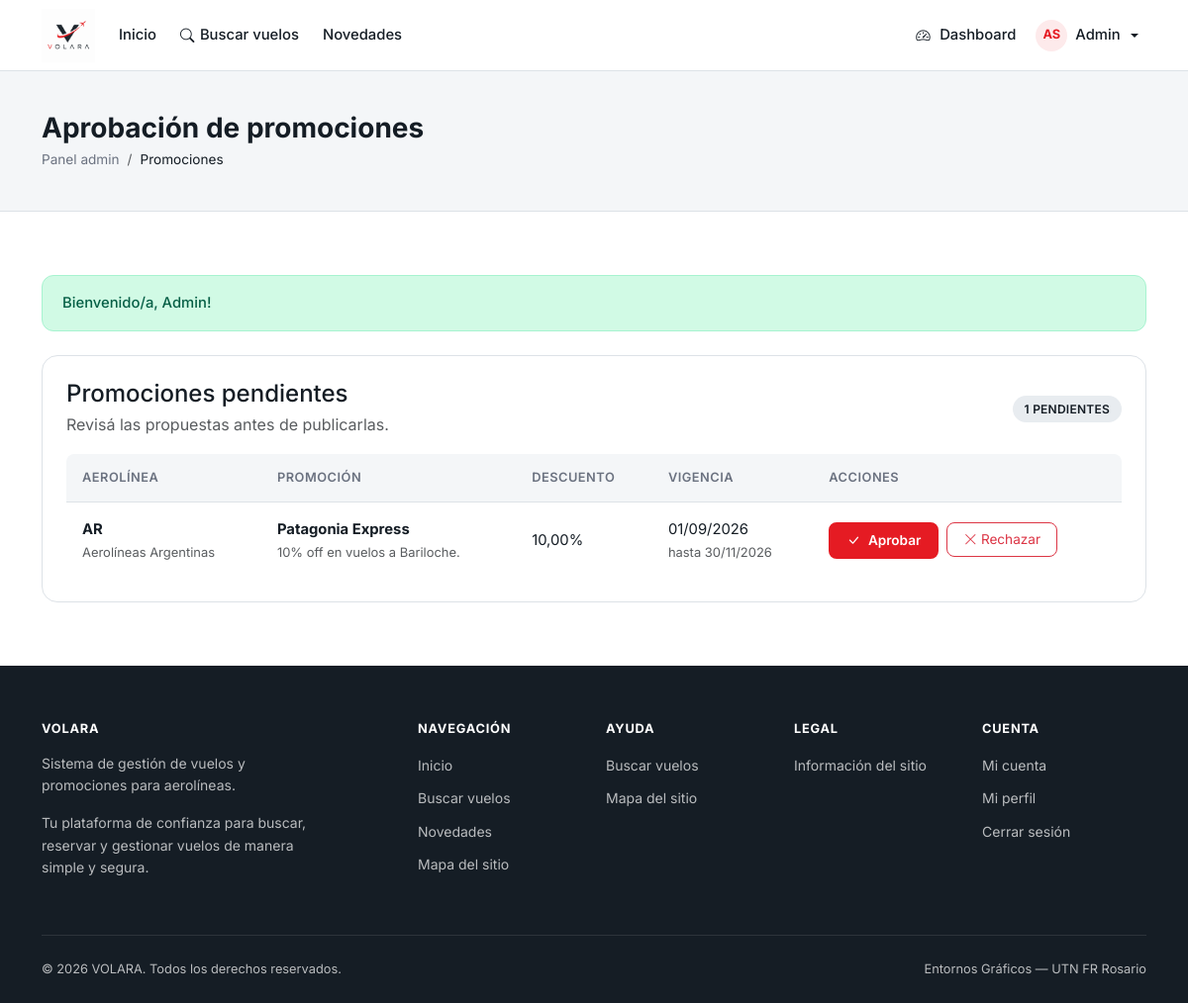
Screenshot of /pages/admin/promociones.php (signed in) with the database file from the repository.
### tables this page shows
CREATE TABLE promociones (
    id                  INT UNSIGNED AUTO_INCREMENT PRIMARY KEY,
    aerolinea_id        INT UNSIGNED NOT NULL,
    titulo              VARCHAR(120) NOT NULL,
    descripcion         TEXT         DEFAULT NULL,
    descuento_porcentaje DECIMAL(5,2) NOT NULL,
    estado              ENUM('pendiente','aprobada','denegada','vigente','vencida') NOT NULL DEFAULT 'pendiente',
    fecha_inicio        DATE         DEFAULT NULL,
    fecha_fin           DATE         DEFAULT NULL,
    created_at          DATETIME     NOT NULL DEFAULT CURRENT_TIMESTAMP,
    updated_at          DATETIME     NOT NULL DEFAULT CURRENT_TIMESTAMP ON UPDATE CURRENT_TIMESTAMP,
    KEY idx_promo_aerolinea_estado (aerolinea_id, estado),
    KEY idx_promo_vigencia (estado, fecha_inicio, fecha_fin),
    CONSTRAINT fk_promo_aerolinea FOREIGN KEY (aerolinea_id) REFERENCES aerolineas(id) ON DELETE CASCADE
);

CREATE TABLE aerolineas (
    id              INT UNSIGNED AUTO_INCREMENT PRIMARY KEY,
    codigo          VARCHAR(10)  NOT NULL UNIQUE,
    nombre          VARCHAR(120) NOT NULL,
    descripcion     TEXT         DEFAULT NULL,
    logo            VARCHAR(255) DEFAULT NULL,
    estado          ENUM('activa','inactiva') NOT NULL DEFAULT 'activa',
    created_at      DATETIME     NOT NULL DEFAULT CURRENT_TIMESTAMP,
    updated_at      DATETIME     NOT NULL DEFAULT CURRENT_TIMESTAMP ON UPDATE CURRENT_TIMESTAMP,
    KEY idx_aerolinea_estado (estado)
);

### includes/functions.php (called while the page is built, shortened)
<?php
function url(string $path = ''): string
{
    return rtrim(APP_URL, '/') . '/' . ltrim($path, '/');
}
function e(?string $value): string
{
    return htmlspecialchars($value ?? '', ENT_QUOTES, 'UTF-8');
}
function getFlash(): ?array
{
    $flash = $_SESSION['flash'];
    return $flash;
}
function formatDate(string $date, string $format = 'd/m/Y'): string
{
    return date($format, strtotime($date));
}

### pages/admin/promociones.php (the view, shortened to what this page needs)
<?php
$errors = [];
try {
    $db = getDB();
    $promotions = $db->query(
        "SELECT p.*, a.nombre AS aerolinea_nombre, a.codigo AS aerolinea_codigo
         FROM promociones p
         JOIN aerolineas a ON a.id = p.aerolinea_id
         WHERE p.estado = 'pendiente'
         ORDER BY p.created_at ASC"
    )->fetchAll();
} catch (PDOException $e) {
    $errors[] = 'No se pudieron cargar las promociones pendientes.';
    $promotions = [];
}
$flash = getFlash();
require_once __DIR__ . '/../../includes/header.php';
require_once __DIR__ . '/../../includes/navbar.php';
?>
<main>
    <section class="page-header"><div class="container"><h1>Aprobación de promociones</h1><nav aria-label="breadcrumb"><ol class="breadcrumb"><li class="breadcrumb-item"><a href="<?= url('pages/admin/inicioAdmin.php') ?>">Panel admin</a></li><li class="breadcrumb-item active">Promociones</li></ol></nav></div></section>
    <section class="section"><div class="container">
        <?php if ($flash): ?><div class="volara-alert alert-<?= e($flash['type']) ?>" role="status"><?= e($flash['message']) ?></div><?php endif; ?>
        <div class="volara-card"><div class="d-flex justify-content-between align-items-center mb-3"><div><h2 class="h4 mb-1">Promociones pendientes</h2><p class="text-muted mb-0">Revisá las propuestas antes de publicarlas.</p></div><span class="volara-badge badge-neutral"><?= count($promotions) ?> pendientes</span></div>
            <?php if (!$promotions): ?><div class="empty-state py-4"><div class="empty-state-icon"><i class="bi bi-megaphone"></i></div><p class="mb-0">No hay promociones pendientes.</p></div><?php else: ?><div class="volara-table-responsive"><table class="volara-table"><caption class="visually-hidden">Promociones pendientes de aprobación</caption><thead><tr><th scope="col">Aerolínea</th><th scope="col">Promoción</th><th scope="col">Descuento</th><th scope="col">Vigencia</th><th scope="col">Acciones</th></tr></thead><tbody><?php foreach ($promotions as $promotion): ?><tr><td><strong><?= e($promotion['aerolinea_codigo']) ?></strong><small class="d-block text-muted"><?= e($promotion['aerolinea_nombre']) ?></small></td><td><strong><?= e($promotion['titulo']) ?></strong><small class="d-block text-muted"><?= e($promotion['descripcion'] ?? '') ?></small></td><td><?= number_format((float)$promotion['descuento_porcentaje'], 2, ',', '.') ?>%</td><td><?= $promotion['fecha_inicio'] ? formatDate($promotion['fecha_inicio']) : 'Sin inicio' ?><?php if ($promotion['fecha_fin']): ?><small class="d-block text-muted">hasta <?= formatDate($promotion['fecha_fin']) ?></small><?php endif; ?></td><td><div class="table-actions"><form method="POST"><input type="hidden" name="csrf_token" value="<?= e(csrfToken()) ?>"><input type="hidden" name="promocion_id" value="<?= (int)$promotion['id'] ?>"><input type="hidden" name="action" value="aprobar"><button type="submit" class="btn btn-volara btn-volara-sm"><i class="bi bi-check-lg" aria-hidden="true"></i> Aprobar</button></form><form method="POST"><input type="hidden" name="csrf_token" value="<?= e(csrfToken()) ?>"><input type="hidden" name="promocion_id" value="<?= (int)$promotion['id'] ?>"><input type="hidden" name="action" value="rechazar"><button type="submit" class="btn btn-outline-danger btn-volara-sm" data-confirm="¿Rechazar esta promoción?"><i class="bi bi-x-lg" aria-hidden="true"></i> Rechazar</button></form></div></td></tr><?php endforeach; ?></tbody></table></div><?php endif; ?>
        </div>
    </div></section>
</main>
<?php require_once __DIR__ . '/../../includes/footer.php'; ?>

### assets/css/styles.css (style rules this page uses)
:root { --volara-red: #E51B23; --volara-red-hover: #C9141C; --volara-red-light: #FDEAEB; --volara-dark: #151D25; --volara-black: #0A0E13; --volara-white: #FFFFFF; --volara-gray: #6B7280; --volara-gray-light: #F4F6F8; --volara-border: #DDE2E7; --font-primary: 'Inter', -apple-system, BlinkMacSystemFont, 'Segoe UI', sans-serif; --radius-sm: 8px; --radius-md: 12px; --radius-lg: 16px; --radius-xl: 24px; --shadow-sm: 0 1px 3px rgba(21, 29, 37, 0.06); --shadow-md: 0 4px 16px rgba(21, 29, 37, 0.08); --shadow-lg: 0 8px 32px rgba(21, 29, 37, 0.12); --transition: 0.2s ease; --navbar-h: 72px; }
*, *::before, *::after { box-sizing: border-box; }
html { scroll-behavior: smooth; -webkit-font-smoothing: antialiased; }
body { font-family: var(--font-primary); color: var(--volara-dark); background: var(--volara-white); line-height: 1.6; margin: 0; min-height: 100vh; display: flex; flex-direction: column; }
main { flex: 1; }
a { color: var(--volara-red); text-decoration: none; transition: color var(--transition); }
h1, h2, h3, h4, h5, h6 { font-weight: 700; line-height: 1.25; color: var(--volara-dark); }
.btn-volara { background: var(--volara-red); color: var(--volara-white); border: 2px solid var(--volara-red); border-radius: var(--radius-md); font-weight: 600; font-size: 0.925rem; padding: 0.625rem 1.5rem; transition: background var(--transition), border-color var(--transition), transform 0.15s; display: inline-flex; align-items: center; gap: 0.5rem; cursor: pointer; }
.btn-volara-sm { padding: 0.375rem 1rem; font-size: 0.85rem; border-radius: var(--radius-sm); }
.volara-card { background: var(--volara-white); border: 1px solid var(--volara-border); border-radius: var(--radius-lg); padding: 1.5rem; transition: box-shadow var(--transition), transform var(--transition); }
.volara-badge { display: inline-flex; align-items: center; padding: 0.25rem 0.75rem; border-radius: 100px; font-size: 0.75rem; font-weight: 600; letter-spacing: 0.02em; text-transform: uppercase; }
.badge-neutral { background: #E8ECF0; color: var(--volara-dark); }
.volara-alert { padding: 1rem 1.25rem; border-radius: var(--radius-md); font-size: 0.925rem; font-weight: 500; margin-bottom: 1.5rem; display: flex; align-items: center; gap: 0.75rem; }
.alert-success { background: #D1FAE5; color: #065F46; border: 1px solid #A7F3D0; }
.volara-table { width: 100%; border-collapse: separate; border-spacing: 0; }
.volara-table thead th { background: var(--volara-gray-light); font-size: 0.8rem; font-weight: 600; text-transform: uppercase; letter-spacing: 0.04em; color: var(--volara-gray); padding: 0.875rem 1rem; border-bottom: 1px solid var(--volara-border); }
.volara-table thead th:first-child { border-radius: var(--radius-sm) 0 0 0; }
.volara-table thead th:last-child { border-radius: 0 var(--radius-sm) 0 0; }
.volara-table tbody td { padding: 1rem; border-bottom: 1px solid var(--volara-border); font-size: 0.925rem; vertical-align: middle; }
.volara-table tbody tr:last-child td { border-bottom: none; }
.table-actions { display: flex; gap: 0.5rem; }
.section { padding: 4rem 0; }
.page-header { background: var(--volara-gray-light); padding: 2.5rem 0; border-bottom: 1px solid var(--volara-border); }
.page-header h1 { font-size: 1.75rem; margin-bottom: 0.25rem; }
.page-header .breadcrumb { margin: 0; font-size: 0.85rem; }
.breadcrumb-item a { color: var(--volara-gray); }
.breadcrumb-item.active { color: var(--volara-dark); }

### rows the page displays
promociones: aerolinea.codigo "AR", aerolinea.nombre "Aerolíneas Argentinas", titulo "Patagonia Express", descripcion "10% off en vuelos a Bariloche.", descuento_porcentaje "10,00", fecha_inicio "01/09/2026", fecha_fin "30/11/2026"

### other values shown
$initials "AS"
$user['nombre'] "Admin"
$flash['message'] "Bienvenido/a, Admin!"
count($promotions) "1"
APP_NAME "VOLARA"
